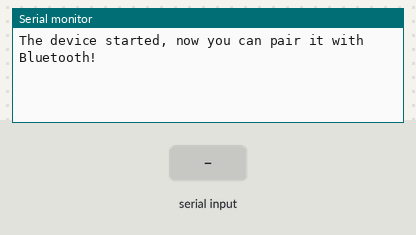
This sketch was run on a simulated ESP32. Shown: the last lines printed to the serial monitor. Inputs (shaded band) come from the test bench. Nothing arrives over Bluetooth unless stated.

Above: at 1.2 s.
1.3 s: "1\n" received over the second serial link
At 1.8 s:
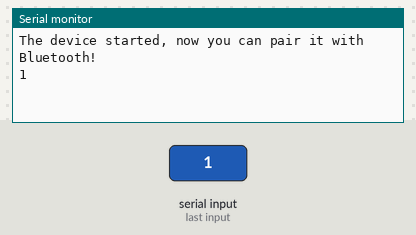
2.8 s: "0\n" received over the second serial link
At 4.0 s:
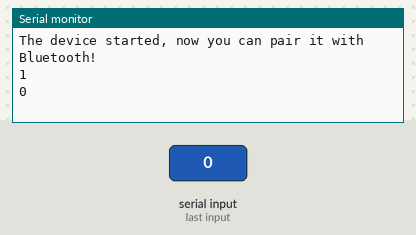
4.3 s: "2\n" received over the second serial link
At 5.3 s:
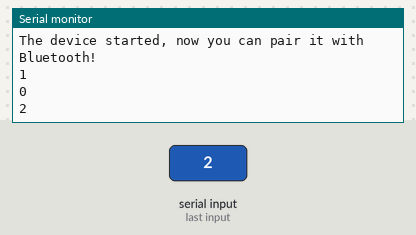

Measured:
- after the input at 1.3 s, the serial monitor: prints a new line at once (image 1)
- after the input at 2.8 s, the serial monitor: prints a new line at once (image 2)
- after the input at 4.3 s, the serial monitor: prints a new line at once (image 3)

The sketch:

Bluetooth_Serial_Communication.ino
```cpp
#include <BluetoothSerial.h>

BluetoothSerial SerialBT;

void setup() {
  Serial.begin(9600);  // Initialize hardware serial communication at 9600 baud rate
  SerialBT.begin("ESP32_LED_Controller");  // Initialize Bluetooth serial with a name
  Serial.println("The device started, now you can pair it with Bluetooth!");
}

void loop() {
  if (SerialBT.available()) {
    String command = SerialBT.readStringUntil('\n'); // Read command from Bluetooth
    Serial.println(command);  // Send command to Arduino via hardware serial
  }
}
```
